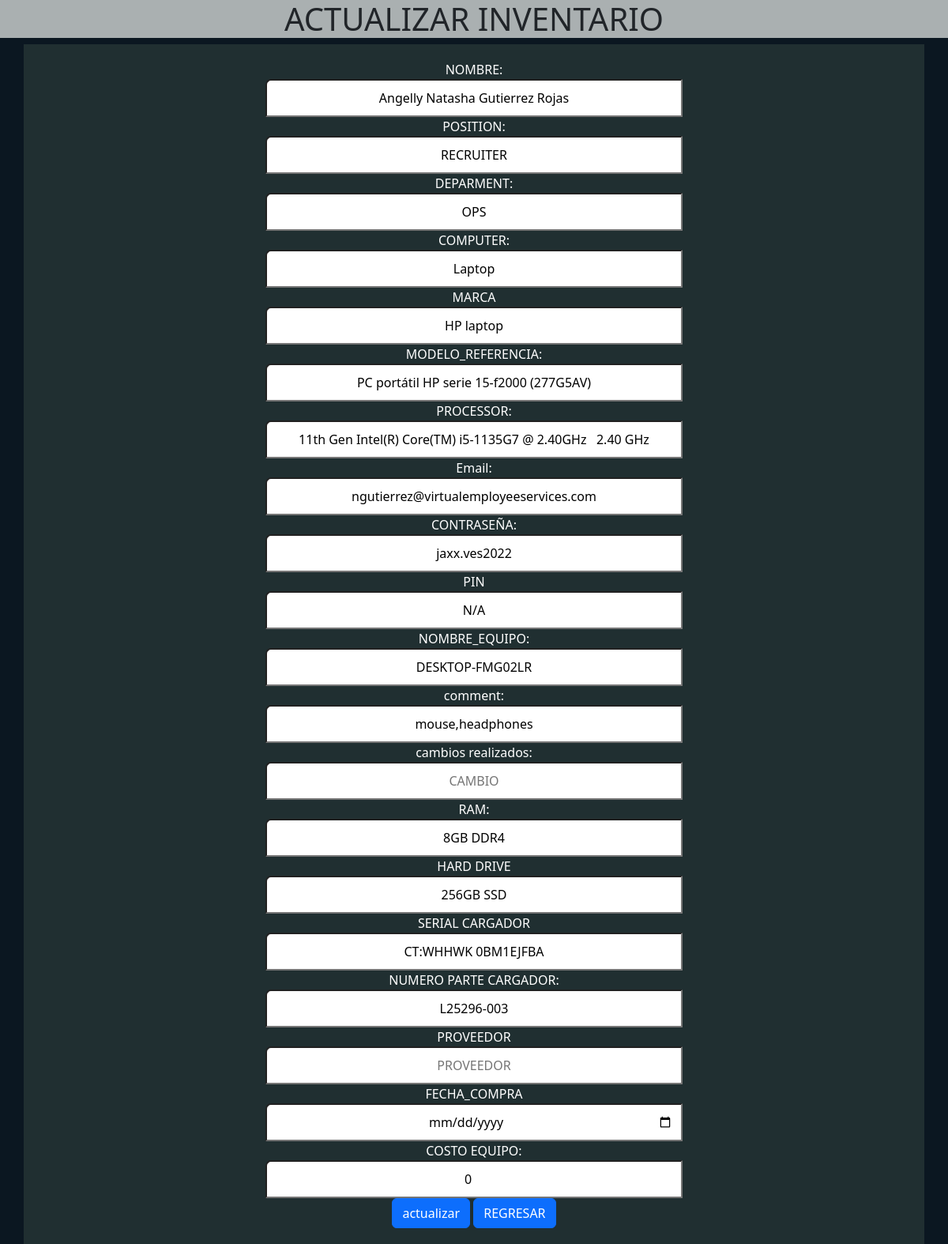
The app's page /EDIT_AND_UPDATE/update.php?id=0001 (signed in) with its own data.
### tables this page shows
CREATE TABLE `inventory` (
  `code_activo` int(4) UNSIGNED ZEROFILL NOT NULL,
  `NOMBRE` varchar(255) NOT NULL,
  `POSITION` varchar(255) NOT NULL,
  `Deparment` varchar(255) NOT NULL,
  `COMPUTER` varchar(255) NOT NULL,
  `MARCA` varchar(255) NOT NULL,
  `MODELO_REFERENCIA` varchar(255) NOT NULL,
  `SERIALES` varchar(255) NOT NULL,
  `PROCESSOR` varchar(255) NOT NULL,
  `Email` varchar(255) NOT NULL,
  `CONTRASEÑA` varchar(255) NOT NULL,
  `PIN` varchar(255) NOT NULL,
  `NOMBRE_EQUIPO` varchar(255) NOT NULL,
  `comment` varchar(255) NOT NULL,
  `CAMBIO` varchar(2555) NOT NULL,
  `RAM` varchar(255) NOT NULL,
  `HARD_DRIVE` varchar(255) NOT NULL,
  `SERIAL_CARGADOR` varchar(255) NOT NULL,
  `NUMERO_PARTE_CARGADOR` varchar(255) NOT NULL,
  `PROVEEDOR` varchar(255) NOT NULL,
  `FECHA_COMPRA` date NOT NULL,
  `COSTO_EQUIPO` int(11) NOT NULL
);

### EDIT_AND_UPDATE/update.php (the view, shortened to what this page needs)
<?php
if (isset($_SESSION["usuario"])) {
?>
<?php
    $con=conectar();
    $id=$_GET['id'];
    $sql="SELECT * FROM inventory WHERE code_activo='$id'";
    $query=mysqli_query($con,$sql);
    $row=mysqli_fetch_array($query);
?>
<!DOCTYPE html>
<html lang="en">
<head>
    <link href="https://cdn.jsdelivr.net/npm/bootstrap@5.2.1/dist/css/bootstrap.min.css" rel="stylesheet">
</head>
<body>
<link rel="stylesheet" href="../style/update.css">
<H1>ACTUALIZAR INVENTARIO</H1>
<div class="container ">
<form action="ACTUALIZA.PHP" method="POST" class="form">
<div class="contenedor-inputs">
<LABEL class="lbl-nombre">NOMBRE:</LABEL></BR>
<input type="text" class="form " name="NOMBRE" placeholder="NOMBRE" value="<?php echo $row['NOMBRE'] ?>"> <br>
<LABEL>POSITION:</LABEL><br>
<input type="text" class="form " name="POSITION" placeholder="POSITION" value="<?php echo $row['POSITION'] ?>"><br>
<LABEL>DEPARMENT:</LABEL><br>
<input type="text" class="form " name="Deparment" placeholder="deparment" value="<?php echo $row['Deparment'] ?>"><br>
<LABEL>COMPUTER:</LABEL></BR>
<input type="text" class="form" name="COMPUTER" placeholder="COMPUTER" value="<?php echo $row['COMPUTER'] ?>"><br>
<LABEL>MARCA</LABEL></BR>
<input type="text" class="form " name="MARCA" placeholder="MARCA" value="<?php echo $row['MARCA'] ?>"><br>
<LABEL>MODELO_REFERENCIA:</LABEL></BR>
<input type="text" class="form" name="MODELO_REFERENCIA" placeholder="MODELO_REFERENCIA" value="<?php echo $row['MODELO_REFERENCIA'] ?>"><br>
<LABel>PROCESSOR:</LABel></BR>
<input type="text" class="form " name="PROCESSOR" placeholder="PROCESSOR" value="<?php echo $row['PROCESSOR'] ?>"><br>
<LABEL>Email:</LABEL></BR>
<input type="Email" class="form " name="Email" placeholder="Email" value="<?php echo $row['Email'] ?>"><br>
<label >CONTRASEÑA:</label></BR>
<input type="text" class="form " name="CONTRASEÑA" placeholder="CONTRASEÑA" value="<?php echo $row['CONTRASEÑA'] ?>"><br>
<LABEL>PIN</LABEL></BR>
<input type="text" class="form " name="PIN" placeholder="PIN" value="<?php echo $row['PIN'] ?>"><br>
<LABEL>NOMBRE_EQUIPO:</LABEL></BR>
<input type="text" class="form " name="NOMBRE_EQUIPO" placeholder="NOMBRE_EQUIPO" value="<?php echo $row['NOMBRE_EQUIPO'] ?>"><br>
<label >comment:</label></BR>
<input type="text" class="form " name="comment" placeholder="comment" value="<?php echo $row['comment'] ?>"><br>
<label >cambios realizados:</label></BR>
<input type="text" class="form " name="CAMBIO" placeholder="CAMBIO" value="<?php echo $row['CAMBIO'] ?>"><br>
<LABEL>RAM:</LABEL></BR>
<input type="text" class="form " name="RAM" placeholder="RAM" value="<?php echo $row['RAM'] ?>"><br>
<LABEL>HARD DRIVE</LABEL></BR>
<input type="text" class="form " name="HARD_DRIVE" placeholder="HARD_DRIVE" value="<?php echo $row['HARD_DRIVE'] ?>"><br>
<LABEL>SERIAL CARGADOR</LABEL></BR>
<input type="text" class="form " name="SERIAL_CARGADOR" placeholder="SERIAL_CARGADOR" value="<?php echo $row['SERIAL_CARGADOR'] ?>"><br>
<LABEL>NUMERO PARTE CARGADOR:</LABEL></BR>
<input type="text" class="form " name="NUMERO_PARTE_CARGADOR" placeholder="NUMERO_PARTE_CARGADOR" value="<?php echo $row['NUMERO_PARTE_CARGADOR'] ?>"><br>
<LABEL>PROVEEDOR</LABEL></BR>
<input type="text" class="form " name="PROVEEDOR" placeholder="PROVEEDOR" value="<?php echo $row['PROVEEDOR'] ?>"><br>
<LABEL>FECHA_COMPRA</LABEL></BR>
<input type="date" class="form " name="FECHA_COMPRA" placeholder="FECHA_COMPRA" value="<?php echo $row['FECHA_COMPRA'] ?>"><br>
<LABEL>COSTO EQUIPO:</LABEL></BR>
<input type="number" class="form " name="COSTO_EQUIPO" placeholder="COSTO_EQUIPO" value="<?php echo $row['COSTO_EQUIPO'] ?>"><br>
<button class="btn btn-primary ">actualizar</button>
<a href="/INVENTARIOdos/inventory.php"  class="btn btn-primary">REGRESAR</a>
</div>
</form>
</div>
</body>
</html>
<?php
}else {
    header("location:INVENTARIOdos/inventory.php");
}
?>

### style/update.css (style rules this page uses)
body { justify-content: center; background: #0b1721; }
input { text-align: center; padding: left 50px; text-align: center; width: 48%; }
form { text-align: center; justify-content: center; padding: 10px ; justify-content: center; text-align: center; padding: 10px; }
.form { text-align: center; padding: left 50px; justify-content: center; border-top-left-radius: 7px; text-align: center; padding: 10px; }
label { text-align: center center; color: white; }
.container { padding: 10px ; justify-content: center; text-align: center; padding: 10px; background-color: rgb(32, 47, 49); }
h1 { background-color: rgb(170, 176, 177); text-align: center; }

### records on screen
inventory: NOMBRE "Angelly Natasha Gutierrez Rojas", POSITION "RECRUITER", Deparment "OPS", COMPUTER "Laptop", MARCA "HP laptop", MODELO_REFERENCIA "PC portátil HP serie 15-f2000 (277G5AV)", PROCESSOR "11th Gen Intel(R) Core(TM) i5-1135G7 @ 2.40GHz 2.40 GHz", Email "ngutierrez@virtualemployeeservices.com", CONTRASEÑA "jaxx.ves2022", PIN "N/A", NOMBRE_EQUIPO "DESKTOP-FMG02LR", comment "mouse,headphones", RAM "8GB DDR4", HARD_DRIVE "256GB SSD", SERIAL_CARGADOR "CT:WHHWK 0BM1EJFBA", NUMERO_PARTE_CARGADOR "L25296-003", COSTO_EQUIPO "0"
